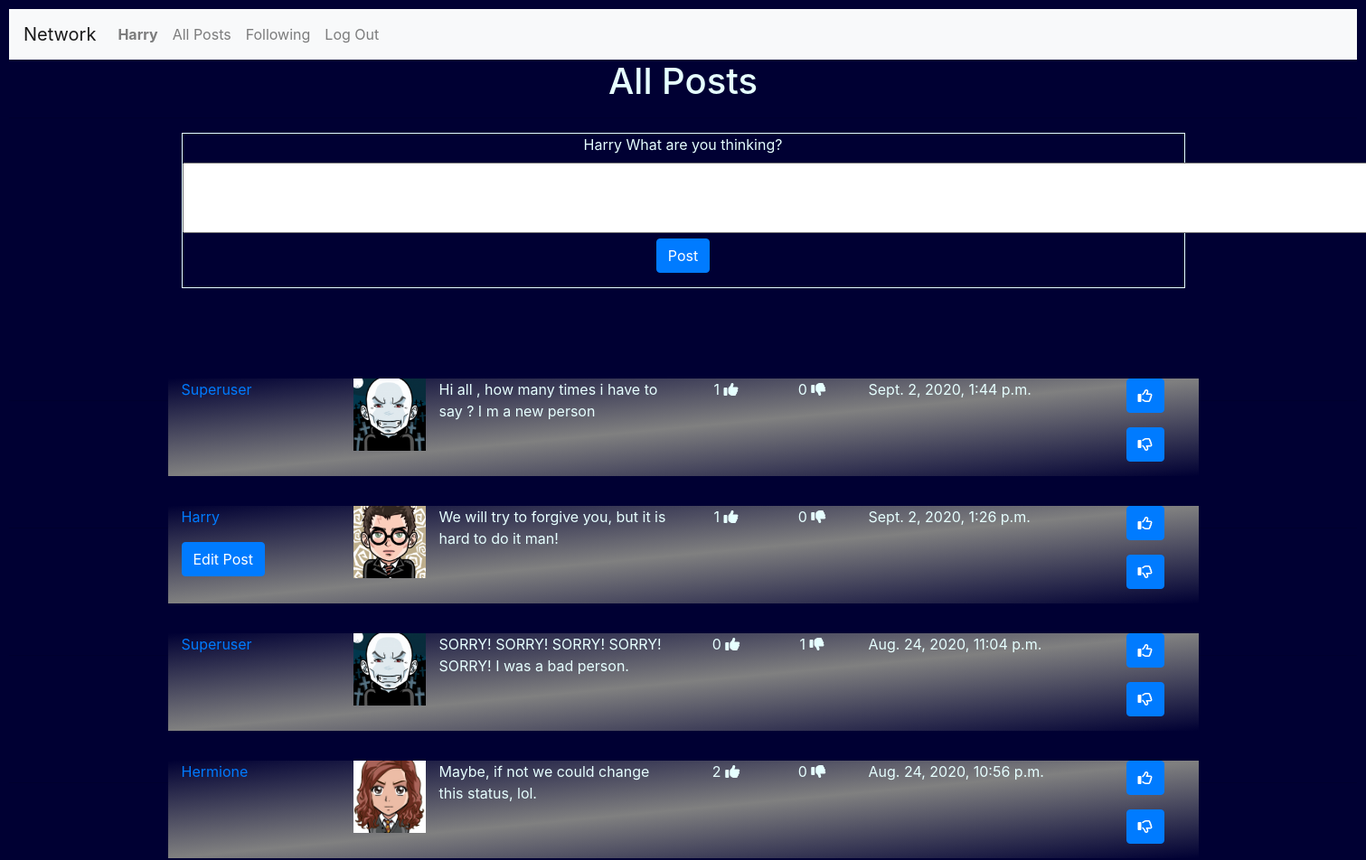
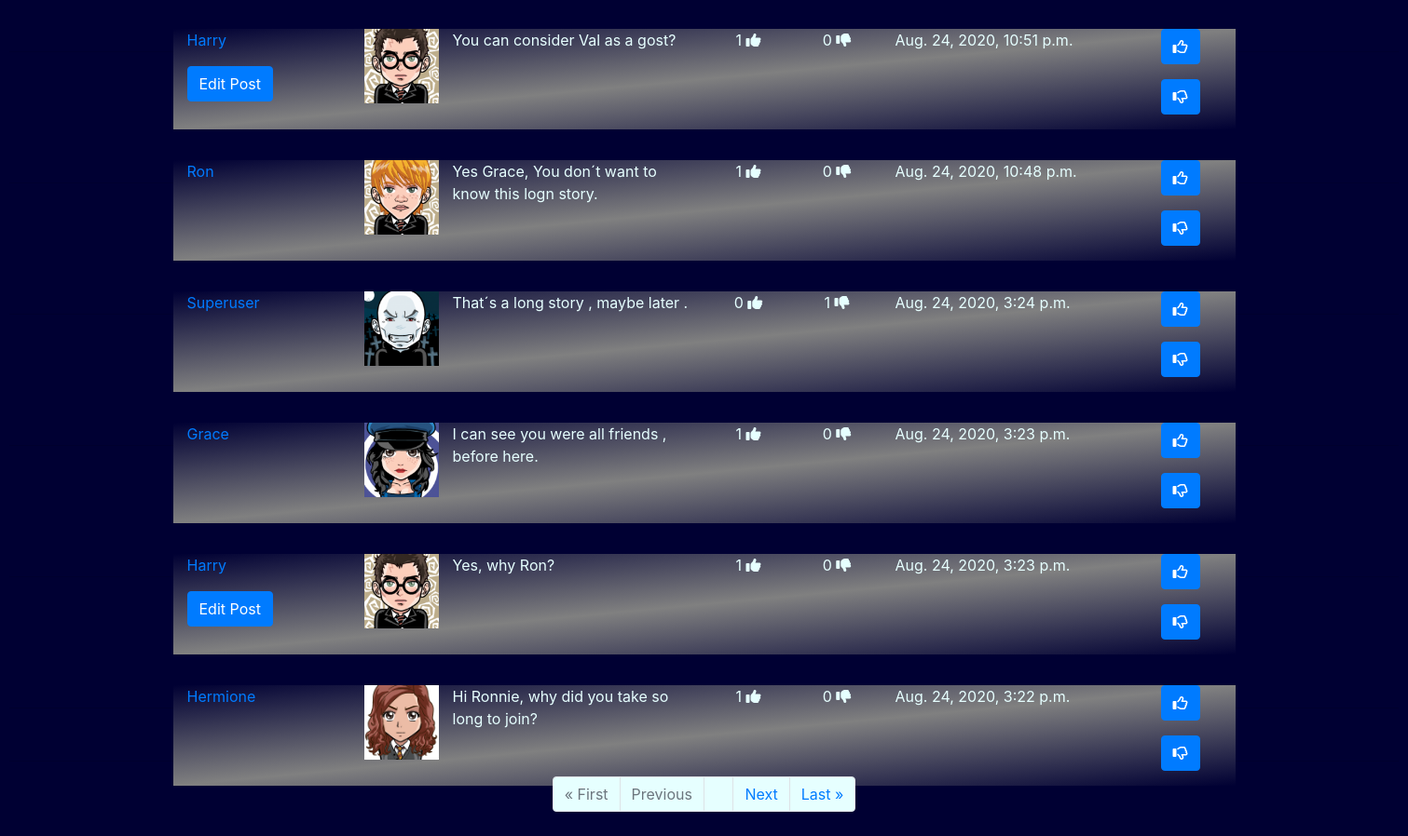
The app's page / (signed in) with its own data (2 pictures, top to bottom).
### network/models.py (models this page shows)
class User(AbstractUser):
    pass

### network/views.py (the view)
# urls.py: path("", views.index, name="index"),
def index(request):
    if request.user.is_authenticated:
        result_list = []
        result_list = allposts()
        paginator = Paginator(result_list, 10)
        page_number = request.GET.get('page')
        page_itens = paginator.get_page(page_number)
        context={
            "NewPostForm":NewPostForm(),
            "page_obj": page_itens,
            "UserEdit" : request.user.username,
        }
        return render(request, "network/index.html", context)
    else:
        context={
            "Message": "Please Login or join our Network",
        }
        return render(request, "network/login.html", context)

### network/views.py
class NewPostForm(forms.Form):
    NewPost = forms.CharField(label= "What are you thinking?",widget=forms.Textarea( attrs={'rows':'3' , 'cols':'140','text-align': 'center' }))

### network/views.py (called while the page is built)
def allposts():
    with connection.cursor() as cursor:
        cursor.execute(f"""
            SELECT u.username, pr.Avatar,po.id, po.Post, po.Date, po.Likes, po.Unlikes
            FROM network_user u, network_profile pr, network_posts po
            WHERE pr.User_id = po.User_id AND po.User_id = u.id
            ORDER BY po.Date DESC""")
        results = dictfetchall(cursor)
    return results

def dictfetchall(cursor):
    columns = [col[0] for col in cursor.description]
    return [
        dict(zip(columns, row))
        for row in cursor.fetchall()
    ]

### network/templates/network/index.html (shortened to what this page needs)
{% extends "network/layout.html" %}
{% load static %}
{% block body %}
  <h1>All Posts</h1>
  <hr>
  <div class="container" >
      <form action="{% url 'network:post' request.user %}" method="post" style="border: 1px solid #e6ffff ;">
          <p style="text-align:center;">
            {{request.user |title}}
            {{ NewPostForm }}
            <br>
            <button class="btn btn-primary" type="Submit" id="newpost" name="newpost">Post</button></p>
      </form>
  </div>
  {% if page_obj|length > 0 %}
      {% for Post in page_obj %}
          <div class="container" style="width:90%; position:relative; top:100px;background-image: linear-gradient(to top left, #000033, gray,	 #000033 );">
              <div class="row"  width="1700px">
                  <div class="col-lg-2">
                      <p><a href="{% url 'network:profile' Post.username %}" >  {{Post.username |title}} </a> </p>
                      {% if UserEdit == Post.username %}
                          <p> <button class="btn btn-primary" id="edit-{{Post.id}}" onclick="editpost({{Post.id}})">
                                 Edit Post
                               </button></p>
                      {%endif%}
                  </div>
                  <div class="col-lg-1">
                          <img src="/media/{{Post.Avatar}} "  class="img-responsive" style="width: 80px;"   />
                  </div>
                  <div class="col-lg-3">
                      <div id="divpost-{{Post.id}}"  >
                           <p id={{Post.id}}> {{Post.Post}} </p>
                      </div>
                  </div>
                  <div class="col-lg-1" style="text-align: center;">
                           {%if Post.Likes == None%}
                             <p> 0 <i class="fas fa-thumbs-up"></i></p>
                           {% else %}
                              <p> {{ Post.Likes }}  <i class="fas fa-thumbs-up"></i></p>
                           {% endif %}
                  </div>
                  <div class="col-lg-1" style="text-align: center;">
                           {%if Post.Unlikes  == None%}
                                <p> 0  <i class="fas fa-thumbs-down"></i></p>
                            {% else %}
                                <p> {{ Post.Unlikes }}  <i class="fas fa-thumbs-down"></i></p>
                            {% endif %}
                      </div>
                      <div class="col-lg-3">
                         <p> {{Post.Date}} </p>
                      </div>
                      <div class="col-lg-1">
                          <p> <button class="btn btn-primary" id="likes-{{Post.id}}" onclick="likepost({{Post.id}})">
                               <i class="far fa-thumbs-up"></i>
                              </button></p>
                          <p> <button class="btn btn-primary" id="unlikes-{{Post.id}}" onclick="unlikepost({{Post.id}})">
                               <i class="far fa-thumbs-down"></i>
                              </button></p>
                      </div>
                  </div>
          </div>
          <hr>
      {% endfor %}
      <br>
      <hr>
      <form>
         <div class="container" >
            <ul class="pagination justify-content-center"  >
                {% if page_obj.has_previous %}
                          <li class="page-item"><a href="?page=1" class="page-link" style="background-color:#e6ffff;">&laquo; First</a></li>
                          <li class="page-item"><a href="?page={{ page_obj.previous_page_number }}" class="page-link" style="background-color:#e6ffff;">Previous</a></li>
                {% else %}
                      <li class="page-item disabled"><a class="page-link" style="background-color:#e6ffff;">&laquo; First</a></li>
                      <li class="page-item disabled"><a class="page-link" style="background-color:#e6ffff;">Previous</a></li>
                {% endif %}
                {% if page_obj.number %}
                      <li class="page-item"><a class="page-link" style="background-color:#e6ffff;">{{ page_obj.number }}</a></li>
                {% else %}
                      <li class="page-item"><a class="page-link" style="background-color:#e6ffff;">0</a></li>
                {% endif %}
                {% if page_obj.has_next %}
                      <li class="page-item"><a href="?page={{ page_obj.next_page_number }}" class="page-link" style="background-color:#e6ffff;">Next</a></li>
                      <li class="page-item"><a href="?page={{ page_obj.paginator.num_pages }}" class="page-link" style="background-color:#e6ffff;">Last &raquo;</a></li>
                {% else %}
                      <li class="page-item disabled"><a class="page-link" style="background-color:#e6ffff;">Next</a></li>
                      <li class="page-item disabled"><a class="page-link" style="background-color:#e6ffff;">Last &raquo;</a></li>
                {% endif %}
          </ul>
        </div>
      </form>
  {% endif %}
  {% endblock %}

### network/templates/network/layout.html (shortened to what this page needs)
{% load static %}
<!DOCTYPE html>
<html lang="en">
    <head>
        <link rel="stylesheet" href="https://stackpath.bootstrapcdn.com/bootstrap/4.4.1/css/bootstrap.min.css">
        <link rel="stylesheet" href="https://cdnjs.cloudflare.com/ajax/libs/font-awesome/4.7.0/css/font-awesome.min.css">
        <link href="{% static 'network/styles.css' %}" rel="stylesheet">
    </head>
    <body>
        <nav class="navbar navbar-expand-lg navbar-light bg-light" >
            <a class="navbar-brand" href="#">Network</a>
            <div style="color : #000033;">
              <ul class="navbar-nav mr-auto">
                {% if user.is_authenticated %}
                    <li class="nav-item">
                        <a class="nav-link" href="{% url 'network:profile' user.username  %}"><strong>{{ user.username |title}}</strong></a>
                    </li>
                {% endif %}
                <li class="nav-item">
                  <a class="nav-link" href="{% url 'network:index' %}">All Posts</a>
                </li>
                {% if user.is_authenticated %}
                    <li class="nav-item">
                        <a class="nav-link" href="{% url 'network:following' %}">Following</a>
                    </li>
                    <li class="nav-item">
                        <a class="nav-link" href="{% url 'network:logout' %}">Log Out</a>
                    </li>
                {% endif %}
              </ul>
            </div>
          </nav>
        <div class="body">
            {% block body %}
            {% endblock %}
        </div>
    </body>
</html>

### network/static/network/styles.css (style rules this page uses)
body { padding: 10px; color: #e6ffff ; background-color: #000033; background-position: center; background-repeat: no-repeat; background-size: cover; height: 100%; width: 100%; }
h1 { text-align: center; }

### records on screen
User: username "Harry", user "Harry", shows a picture, Post "We will try to forgive you, but it is hard to do it man!", Likes "1", shows "0", Date "Sept. 2, 2020, 1:26 p.m.", Post "You can consider Val as a gost?", Date "Aug. 24, 2020, 10:51 p.m.", Post "Yes, why Ron?", Date "Aug. 24, 2020, 3:23 p.m."

### other values on screen
{{ Post.username |title }} "Superuser" "Superuser" "Hermione" "Ron" "Superuser" "Grace" "Hermione"
{{ Post.Post }} "Hi all , how many times i have to say ? I m a new person" "SORRY! SORRY! SORRY! SORRY! SORRY! I was a bad person." "Maybe, if not we could change this status, lol." "Yes Grace, You don´t want to know this logn story." "That´s a long story , maybe later ." "I can see you were all friends , before here." "Hi Ronnie, why did you take so long to join?"
{{ Post.Likes }} "1" "2" "1" "1" "1"
{{ Post.Date }} "Sept. 2, 2020, 1:44 p.m." "Aug. 24, 2020, 11:04 p.m." "Aug. 24, 2020, 10:56 p.m." "Aug. 24, 2020, 10:48 p.m." "Aug. 24, 2020, 3:24 p.m." "Aug. 24, 2020, 3:23 p.m." "Aug. 24, 2020, 3:22 p.m."
{{ Post.Unlikes }} "1" "1"
